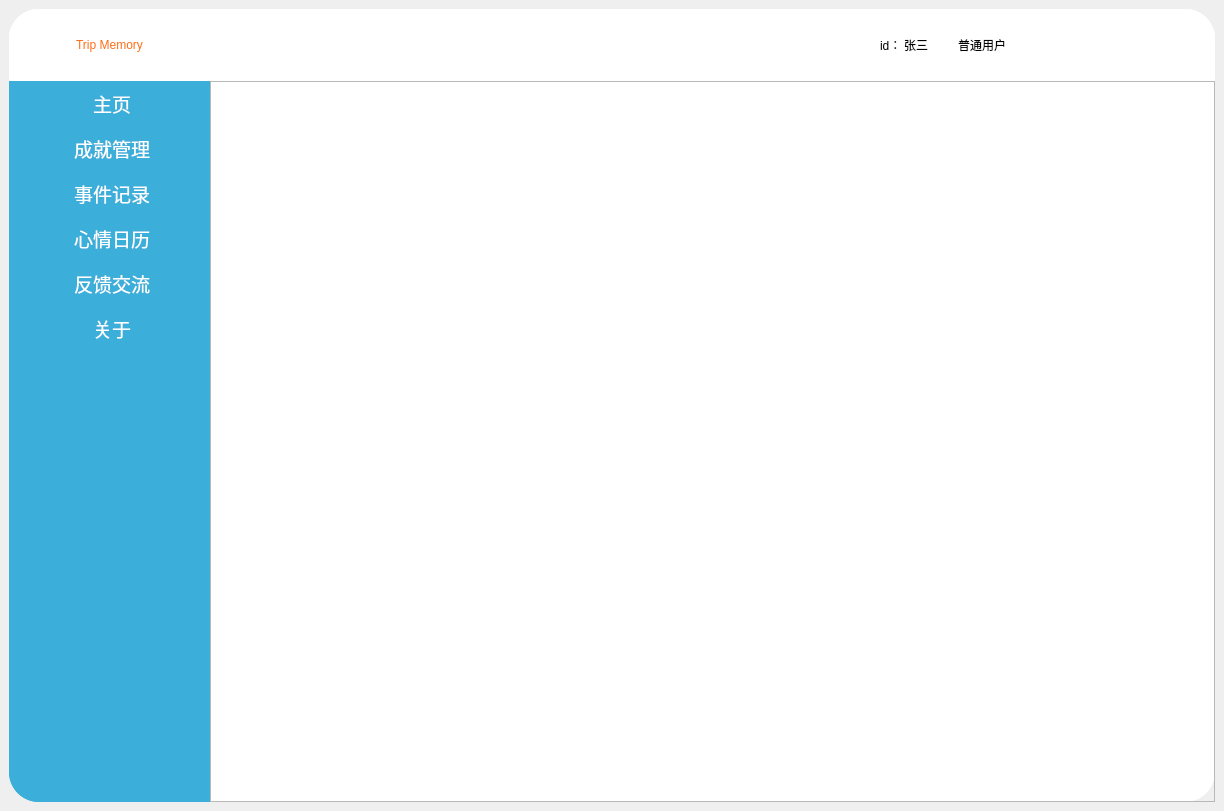
<?xml version="1.0" encoding="UTF-8"?>
<ui version="4.0">
 <class>MainWindow</class>
 <widget class="QMainWindow" name="MainWindow">
  <property name="geometry">
   <rect>
    <x>0</x>
    <y>0</y>
    <width>1224</width>
    <height>811</height>
   </rect>
  </property>
  <property name="windowTitle">
   <string>MainWindow</string>
  </property>
  <widget class="QWidget" name="centralwidget">
   <layout class="QVBoxLayout" name="verticalLayout_4">
    <item>
     <widget class="QFrame" name="frame">
      <property name="styleSheet">
       <string notr="true">#frame{
	border-radius:30px;
	
	background-color: rgb(255, 255, 255);
}
</string>
      </property>
      <property name="frameShape">
       <enum>QFrame::StyledPanel</enum>
      </property>
      <property name="frameShadow">
       <enum>QFrame::Raised</enum>
      </property>
      <layout class="QVBoxLayout" name="verticalLayout">
       <property name="spacing">
        <number>0</number>
       </property>
       <property name="leftMargin">
        <number>0</number>
       </property>
       <property name="topMargin">
        <number>0</number>
       </property>
       <property name="rightMargin">
        <number>0</number>
       </property>
       <property name="bottomMargin">
        <number>0</number>
       </property>
       <item>
        <widget class="QFrame" name="frame_2">
         <property name="sizePolicy">
          <sizepolicy hsizetype="Expanding" vsizetype="Expanding">
           <horstretch>2</horstretch>
           <verstretch>1</verstretch>
          </sizepolicy>
         </property>
         <property name="minimumSize">
          <size>
           <width>970</width>
           <height>60</height>
          </size>
         </property>
         <property name="styleSheet">
          <string notr="true">background-color: rgb(255, 255, 255);

border-top-right-radius:30px;
border-top-left-radius:30px;
</string>
         </property>
         <property name="frameShape">
          <enum>QFrame::StyledPanel</enum>
         </property>
         <property name="frameShadow">
          <enum>QFrame::Raised</enum>
         </property>
         <layout class="QHBoxLayout" name="horizontalLayout">
          <property name="spacing">
           <number>0</number>
          </property>
          <property name="leftMargin">
           <number>0</number>
          </property>
          <property name="topMargin">
           <number>0</number>
          </property>
          <property name="rightMargin">
           <number>0</number>
          </property>
          <property name="bottomMargin">
           <number>0</number>
          </property>
          <item>
           <widget class="QFrame" name="frame_4">
            <property name="sizePolicy">
             <sizepolicy hsizetype="Expanding" vsizetype="Preferred">
              <horstretch>1</horstretch>
              <verstretch>0</verstretch>
             </sizepolicy>
            </property>
            <property name="styleSheet">
             <string notr="true">border-top-right-radius:30px;</string>
            </property>
            <property name="frameShape">
             <enum>QFrame::StyledPanel</enum>
            </property>
            <property name="frameShadow">
             <enum>QFrame::Raised</enum>
            </property>
            <layout class="QHBoxLayout" name="horizontalLayout_2">
             <property name="spacing">
              <number>0</number>
             </property>
             <property name="leftMargin">
              <number>0</number>
             </property>
             <property name="topMargin">
              <number>0</number>
             </property>
             <property name="rightMargin">
              <number>0</number>
             </property>
             <property name="bottomMargin">
              <number>0</number>
             </property>
             <item>
              <widget class="QPushButton" name="iconButton">
               <property name="minimumSize">
                <size>
                 <width>0</width>
                 <height>50</height>
                </size>
               </property>
               <property name="styleSheet">
                <string notr="true">
font: 12pt &quot;Algerian&quot;;
color: rgb(255, 109, 25);
border:none;



</string>
               </property>
               <property name="text">
                <string>Trip Memory</string>
               </property>
               <property name="icon">
                <iconset resource="res1.qrc">
                 <normaloff>:/icons/res1/icons/yitu.png</normaloff>:/icons/res1/icons/yitu.png</iconset>
               </property>
               <property name="iconSize">
                <size>
                 <width>50</width>
                 <height>50</height>
                </size>
               </property>
              </widget>
             </item>
            </layout>
           </widget>
          </item>
          <item>
           <widget class="QFrame" name="frame_5">
            <property name="sizePolicy">
             <sizepolicy hsizetype="Expanding" vsizetype="Preferred">
              <horstretch>5</horstretch>
              <verstretch>0</verstretch>
             </sizepolicy>
            </property>
            <property name="frameShape">
             <enum>QFrame::StyledPanel</enum>
            </property>
            <property name="frameShadow">
             <enum>QFrame::Raised</enum>
            </property>
            <layout class="QHBoxLayout" name="horizontalLayout_9">
             <item>
              <spacer name="horizontalSpacer">
               <property name="orientation">
                <enum>Qt::Horizontal</enum>
               </property>
               <property name="sizeHint" stdset="0">
                <size>
                 <width>439</width>
                 <height>20</height>
                </size>
               </property>
              </spacer>
             </item>
             <item>
              <layout class="QHBoxLayout" name="horizontalLayout_7">
               <property name="spacing">
                <number>0</number>
               </property>
               <item>
                <layout class="QHBoxLayout" name="horizontalLayout_6">
                 <property name="spacing">
                  <number>0</number>
                 </property>
                 <item>
                  <layout class="QHBoxLayout" name="horizontalLayout_4">
                   <item>
                    <widget class="QLabel" name="label">
                     <property name="minimumSize">
                      <size>
                       <width>24</width>
                       <height>0</height>
                      </size>
                     </property>
                     <property name="styleSheet">
                      <string notr="true"/>
                     </property>
                     <property name="text">
                      <string>id：</string>
                     </property>
                    </widget>
                   </item>
                   <item>
                    <widget class="QLabel" name="current_username_label">
                     <property name="text">
                      <string>张三</string>
                     </property>
                    </widget>
                   </item>
                  </layout>
                 </item>
                 <item>
                  <layout class="QHBoxLayout" name="horizontalLayout_5">
                   <property name="spacing">
                    <number>0</number>
                   </property>
                   <item>
                    <widget class="QLabel" name="label_2">
                     <property name="minimumSize">
                      <size>
                       <width>30</width>
                       <height>0</height>
                      </size>
                     </property>
                     <property name="styleSheet">
                      <string notr="true">image: url(:/icons/res1/icons/role.png);</string>
                     </property>
                     <property name="text">
                      <string/>
                     </property>
                    </widget>
                   </item>
                   <item>
                    <widget class="QLabel" name="current_role_label">
                     <property name="text">
                      <string>普通用户</string>
                     </property>
                    </widget>
                   </item>
                  </layout>
                 </item>
                </layout>
               </item>
               <item>
                <layout class="QHBoxLayout" name="horizontalLayout_3">
                 <property name="spacing">
                  <number>0</number>
                 </property>
                 <item>
                  <widget class="QPushButton" name="pushButton">
                   <property name="minimumSize">
                    <size>
                     <width>50</width>
                     <height>58</height>
                    </size>
                   </property>
                   <property name="styleSheet">
                    <string notr="true">QPushButton{
	border:none;
}
QPushButton{
	padding-bottom:5px;
}
#pushButton:hover{
	background-color: rgb(196, 196, 196);
	border-radius:8px;
	color: rgb(0, 0, 0);
}
#pushButton:pressed{
	padding-top:3px;
	padding-left:3px;
}
</string>
                   </property>
                   <property name="text">
                    <string/>
                   </property>
                   <property name="icon">
                    <iconset resource="res1.qrc">
                     <normaloff>:/icons/res1/icons/change.png</normaloff>:/icons/res1/icons/change.png</iconset>
                   </property>
                  </widget>
                 </item>
                 <item>
                  <widget class="QPushButton" name="min_button">
                   <property name="minimumSize">
                    <size>
                     <width>50</width>
                     <height>58</height>
                    </size>
                   </property>
                   <property name="styleSheet">
                    <string notr="true">QPushButton{
	border:none;
}
QPushButton{
	padding-bottom:5px;
}
#min_button:hover{
	background-color: rgb(196, 196, 196);
	border-radius:8px;
	color: rgb(0, 0, 0);
}
#min_button:pressed{
	padding-top:3px;
	padding-left:3px;
}
</string>
                   </property>
                   <property name="text">
                    <string/>
                   </property>
                   <property name="icon">
                    <iconset resource="res1.qrc">
                     <normaloff>:/icons/res1/icons/min.png</normaloff>:/icons/res1/icons/min.png</iconset>
                   </property>
                  </widget>
                 </item>
                 <item>
                  <widget class="QPushButton" name="max_button">
                   <property name="minimumSize">
                    <size>
                     <width>50</width>
                     <height>58</height>
                    </size>
                   </property>
                   <property name="styleSheet">
                    <string notr="true">QPushButton{
	border:none;
}
QPushButton{
	padding-bottom:5px;
}
#max_button:hover{
	background-color: rgb(196, 196, 196);
	border-radius:8px;
	color: rgb(0, 0, 0);
}
#max_button:pressed{
	padding-top:3px;
	padding-left:3px;
}
</string>
                   </property>
                   <property name="text">
                    <string/>
                   </property>
                   <property name="icon">
                    <iconset resource="res1.qrc">
                     <normaloff>:/icons/res1/icons/max.png</normaloff>:/icons/res1/icons/max.png</iconset>
                   </property>
                  </widget>
                 </item>
                 <item>
                  <widget class="QPushButton" name="close_button">
                   <property name="minimumSize">
                    <size>
                     <width>50</width>
                     <height>58</height>
                    </size>
                   </property>
                   <property name="styleSheet">
                    <string notr="true">QPushButton{
	border:none;
}
QPushButton{
	padding-bottom:5px;
}
#close_button:hover{
	background-color: rgb(196, 196, 196);
	border-radius:8px;
	color: rgb(0, 0, 0);
}
#close_button:pressed{
	padding-top:3px;
	padding-left:3px;
}
</string>
                   </property>
                   <property name="text">
                    <string/>
                   </property>
                   <property name="icon">
                    <iconset resource="res1.qrc">
                     <normaloff>:/icons/res1/icons/close.png</normaloff>:/icons/res1/icons/close.png</iconset>
                   </property>
                  </widget>
                 </item>
                </layout>
               </item>
              </layout>
             </item>
            </layout>
           </widget>
          </item>
         </layout>
        </widget>
       </item>
       <item>
        <widget class="QFrame" name="frame_3">
         <property name="sizePolicy">
          <sizepolicy hsizetype="Preferred" vsizetype="Expanding">
           <horstretch>0</horstretch>
           <verstretch>10</verstretch>
          </sizepolicy>
         </property>
         <property name="minimumSize">
          <size>
           <width>970</width>
           <height>650</height>
          </size>
         </property>
         <property name="styleSheet">
          <string notr="true">#frame_3{
	border-bottom-left-radius:30px;
	border-top-right-radius:30px;
}
</string>
         </property>
         <property name="frameShape">
          <enum>QFrame::StyledPanel</enum>
         </property>
         <property name="frameShadow">
          <enum>QFrame::Raised</enum>
         </property>
         <layout class="QHBoxLayout" name="horizontalLayout_8">
          <property name="spacing">
           <number>0</number>
          </property>
          <property name="leftMargin">
           <number>0</number>
          </property>
          <property name="topMargin">
           <number>0</number>
          </property>
          <property name="rightMargin">
           <number>0</number>
          </property>
          <property name="bottomMargin">
           <number>0</number>
          </property>
          <item>
           <widget class="QFrame" name="frame_6">
            <property name="sizePolicy">
             <sizepolicy hsizetype="Expanding" vsizetype="Preferred">
              <horstretch>1</horstretch>
              <verstretch>0</verstretch>
             </sizepolicy>
            </property>
            <property name="styleSheet">
             <string notr="true">
border-bottom-left-radius:30px;
background-color: rgb(255, 255, 255);
 background: #3bafda;
border: none;


</string>
            </property>
            <property name="frameShape">
             <enum>QFrame::StyledPanel</enum>
            </property>
            <property name="frameShadow">
             <enum>QFrame::Raised</enum>
            </property>
            <layout class="QHBoxLayout" name="horizontalLayout_10">
             <property name="spacing">
              <number>0</number>
             </property>
             <property name="leftMargin">
              <number>0</number>
             </property>
             <property name="topMargin">
              <number>0</number>
             </property>
             <property name="rightMargin">
              <number>0</number>
             </property>
             <property name="bottomMargin">
              <number>0</number>
             </property>
             <item>
              <widget class="QListWidget" name="listWidget">
               <property name="maximumSize">
                <size>
                 <width>300</width>
                 <height>16777215</height>
                </size>
               </property>
               <property name="styleSheet">
                <string notr="true">QListWidget {
    font: 14pt;
    color: #FFFFFF;            /* 全部字体设为白色 */
    border: 1px solid #ccd1d9;
    outline: none;
	border: none;
    padding: 0;
    background: #3bafda;       /* 列表背景色建议设置为深色，配合白字 */
}
QListWidget::item {
    height: 45px;
    padding-left: 5px;
    font-size: 20px;
    color: #FFFFFF;            /* 每一项字体颜色也设为白色 */
    background: #3bafda;       /* 背景同主色，可选 */
    border: none;              /* 去除下划线和边框 */
}
QListWidget::item:hover {
    background-color: #2494be; /* 悬停变色，可自定义 */
	border-radius: 8px;
    color: #FFFFFF;
}
QListWidget::item:selected {
    background-color: #1e7ea6; /* 选中项颜色，可自定义 */
    color: #FFFFFF;
}
</string>
               </property>
               <property name="lineWidth">
                <number>0</number>
               </property>
               <item>
                <property name="text">
                 <string>主页</string>
                </property>
                <property name="textAlignment">
                 <set>AlignCenter</set>
                </property>
               </item>
               <item>
                <property name="text">
                 <string>成就管理</string>
                </property>
                <property name="textAlignment">
                 <set>AlignCenter</set>
                </property>
               </item>
               <item>
                <property name="text">
                 <string>事件记录</string>
                </property>
                <property name="textAlignment">
                 <set>AlignCenter</set>
                </property>
               </item>
               <item>
                <property name="text">
                 <string>心情日历</string>
                </property>
                <property name="textAlignment">
                 <set>AlignCenter</set>
                </property>
               </item>
               <item>
                <property name="text">
                 <string>反馈交流</string>
                </property>
                <property name="textAlignment">
                 <set>AlignCenter</set>
                </property>
               </item>
               <item>
                <property name="text">
                 <string>关于</string>
                </property>
                <property name="textAlignment">
                 <set>AlignCenter</set>
                </property>
               </item>
              </widget>
             </item>
            </layout>
           </widget>
          </item>
          <item>
           <widget class="QFrame" name="frame_7">
            <property name="sizePolicy">
             <sizepolicy hsizetype="Expanding" vsizetype="Preferred">
              <horstretch>5</horstretch>
              <verstretch>0</verstretch>
             </sizepolicy>
            </property>
            <property name="styleSheet">
             <string notr="true">#frame_6{
	background-color: rgb(255, 255, 255);
	border-bottom-right-radius:30px;
}</string>
            </property>
            <property name="frameShape">
             <enum>QFrame::StyledPanel</enum>
            </property>
            <property name="frameShadow">
             <enum>QFrame::Raised</enum>
            </property>
            <layout class="QVBoxLayout" name="verticalLayout_3">
             <property name="spacing">
              <number>0</number>
             </property>
             <property name="leftMargin">
              <number>0</number>
             </property>
             <property name="topMargin">
              <number>0</number>
             </property>
             <property name="rightMargin">
              <number>0</number>
             </property>
             <property name="bottomMargin">
              <number>0</number>
             </property>
             <item>
              <widget class="QStackedWidget" name="stackedWidget">
               <property name="styleSheet">
                <string notr="true">background-color: rgb(255, 255, 255);
border-bottom-right-radius:30px;</string>
               </property>
               <property name="currentIndex">
                <number>1</number>
               </property>
               <widget class="QWidget" name="page"/>
               <widget class="QWidget" name="page_2"/>
              </widget>
             </item>
            </layout>
           </widget>
          </item>
         </layout>
        </widget>
       </item>
      </layout>
     </widget>
    </item>
   </layout>
  </widget>
 </widget>
 <resources>
  <include location="res1.qrc"/>
 </resources>
 <connections>
  <connection>
   <sender>close_button</sender>
   <signal>clicked()</signal>
   <receiver>MainWindow</receiver>
   <slot>close()</slot>
   <hints>
    <hint type="sourcelabel">
     <x>992</x>
     <y>55</y>
    </hint>
    <hint type="destinationlabel">
     <x>1042</x>
     <y>11</y>
    </hint>
   </hints>
  </connection>
  <connection>
   <sender>max_button</sender>
   <signal>clicked()</signal>
   <receiver>MainWindow</receiver>
   <slot>showFullScreen()</slot>
   <hints>
    <hint type="sourcelabel">
     <x>938</x>
     <y>59</y>
    </hint>
    <hint type="destinationlabel">
     <x>950</x>
     <y>4</y>
    </hint>
   </hints>
  </connection>
  <connection>
   <sender>min_button</sender>
   <signal>clicked()</signal>
   <receiver>MainWindow</receiver>
   <slot>showNormal()</slot>
   <hints>
    <hint type="sourcelabel">
     <x>883</x>
     <y>56</y>
    </hint>
    <hint type="destinationlabel">
     <x>910</x>
     <y>9</y>
    </hint>
   </hints>
  </connection>
 </connections>
</ui>
